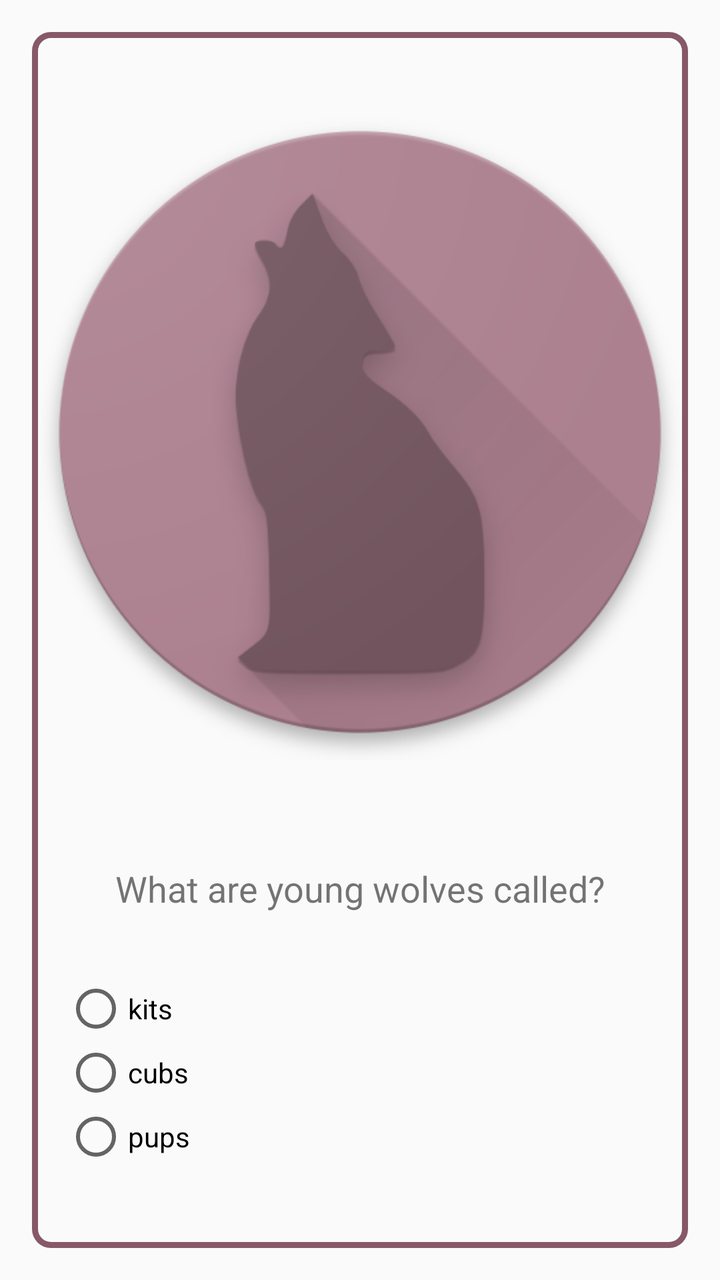
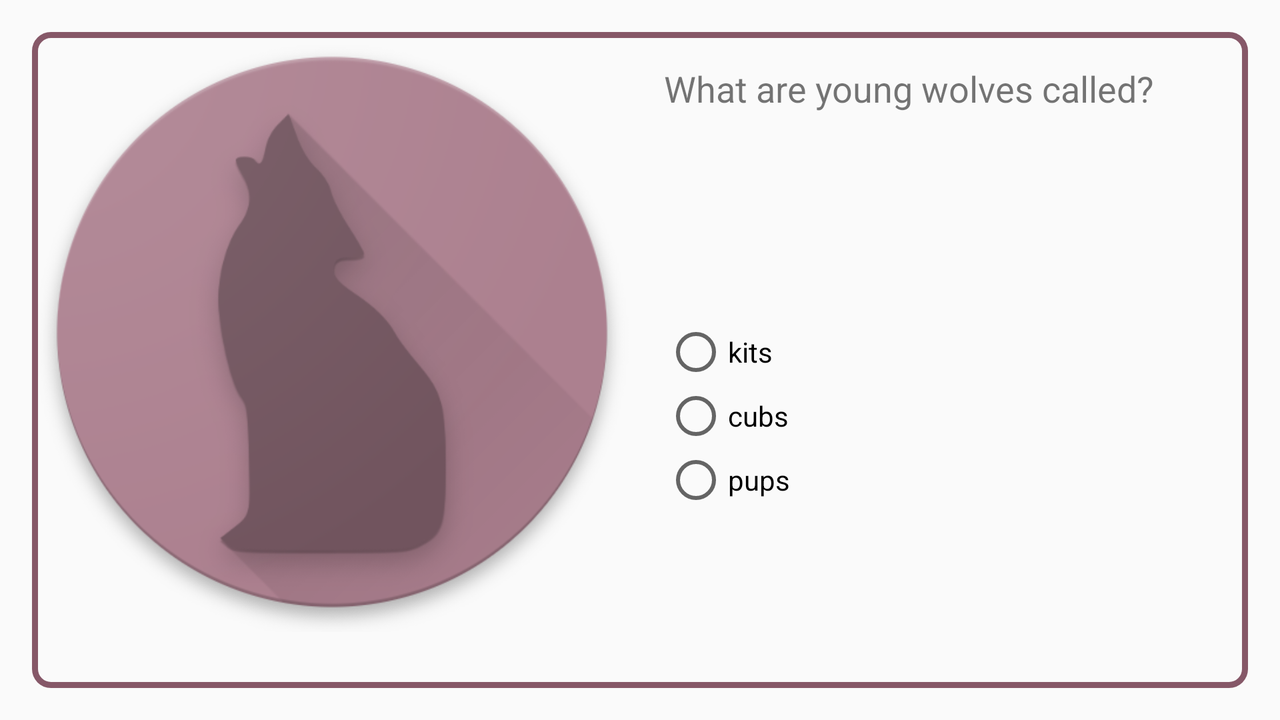

An Android layout and its configuration variant, each rendered on a device that would load it. The default file and the variant file are quoted in full after the pictures.
<!-- AndroidManifest.xml: application theme AppTheme -->
<!-- res/layout/layout_wolf.xml -->
<?xml version="1.0" encoding="utf-8"?>
<FrameLayout xmlns:android="http://schemas.android.com/apk/res/android"
    android:layout_width="match_parent"
    android:layout_height="match_parent">

    <LinearLayout
        android:id="@+id/wolf_layout"
        style="@style/LayoutParent"
        android:layout_width="match_parent"
        android:layout_height="match_parent"
        android:background="@drawable/frame"
        android:orientation="vertical">

        <ImageView
            android:layout_width="match_parent"
            android:layout_height="400dp"
            android:layout_gravity="center"
            android:src="@drawable/wolf" />

        <TextView
            style="@style/LayoutParent"
            android:gravity="center"
            android:text="@string/what_are_young_wolves_called"
            android:textSize="18sp" />

        <RadioGroup
            style="@style/LayoutParent"
            android:layout_margin="16dp">

            <RadioButton
                android:id="@+id/wolf_1_button"
                style="@style/ChildSize"
                android:text="@string/kits" />

            <RadioButton
                android:id="@+id/wolf_2_button"
                style="@style/ChildSize"
                android:text="@string/cubs" />

            <RadioButton
                android:id="@+id/wolf_3_button"
                style="@style/ChildSize"
                android:tag="1"
                android:text="@string/pups" />
        </RadioGroup>
    </LinearLayout>
</FrameLayout>
<!-- resources referenced by this layout -->
<resources>
  <!-- drawable frame (drawable) -->
  <shape xmlns:android="http://schemas.android.com/apk/res/android"
      android:shape="rectangle">
      <corners
          android:radius="8dp"
          android:topRightRadius="8dp"
          android:bottomRightRadius="8dp"
          android:bottomLeftRadius="8dp" />
      <stroke
          android:width="3dp"
          android:color="#865868" />
  </shape>
  <!-- drawable wolf: png bitmap (drawable, 77702 bytes) -->
  <string name="cubs">cubs</string>
  <string name="kits">kits</string>
  <string name="pups">pups</string>
  <string name="what_are_young_wolves_called">What are young wolves called?</string>
  <style name="ChildSize">
          <item name="android:layout_width">match_parent</item>
          <item name="android:layout_height">wrap_content</item>
      </style>
  <style name="LayoutParent" parent="ChildSize">
          <item name="android:layout_margin">16dp</item>
      </style>
  <style name="AppTheme" parent="Theme.AppCompat.Light.DarkActionBar">
          
          <item name="colorPrimary">@color/colorPrimary</item>
          <item name="colorPrimaryDark">@color/colorPrimaryDark</item>
          <item name="colorAccent">@color/colorAccent</item>
      </style>
  <color name="colorPrimary">#ac808f</color>
  <color name="colorPrimaryDark">#694551</color>
  <color name="colorAccent">#fbc02d</color>
</resources>
<!-- res/layout-land/layout_wolf.xml (the repository's variant of the layout above) -->
<!-- drawn on the phone turned sideways -->
<?xml version="1.0" encoding="utf-8"?>
<FrameLayout xmlns:android="http://schemas.android.com/apk/res/android"
    android:layout_width="match_parent"
    android:layout_height="match_parent">

    <LinearLayout
        android:id="@+id/wolf_layout"
        style="@style/LayoutParent"
        android:layout_width="match_parent"
        android:layout_height="match_parent"
        android:background="@drawable/frame"
        android:orientation="horizontal">

        <ImageView
            android:layout_width="300dp"
            android:layout_height="300dp"
            android:scaleType="centerInside"
            android:src="@drawable/wolf" />

        <LinearLayout
            android:layout_width="wrap_content"
            android:layout_height="match_parent"
            android:orientation="vertical">

            <TextView
                style="@style/LayoutParent"
                android:gravity="center"
                android:text="@string/what_are_young_wolves_called"
                android:textSize="18sp" />

            <RadioGroup
                style="@style/LayoutParent"
                android:layout_height="match_parent"
                android:layout_margin="16dp"
                android:gravity="center">

                <RadioButton
                    android:id="@+id/wolf_1_button"
                    style="@style/ChildSize"
                    android:text="@string/kits" />

                <RadioButton
                    android:id="@+id/wolf_2_button"
                    style="@style/ChildSize"
                    android:text="@string/cubs" />

                <RadioButton
                    android:id="@+id/wolf_3_button"
                    style="@style/ChildSize"
                    android:tag="1"
                    android:text="@string/pups" />
            </RadioGroup>
        </LinearLayout>
    </LinearLayout>
</FrameLayout>
